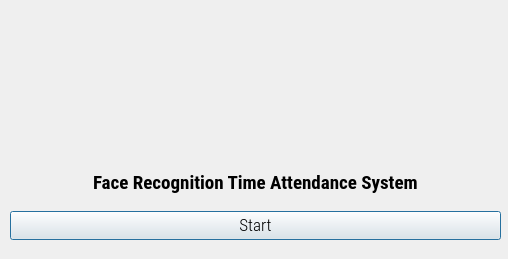
<?xml version="1.0" encoding="UTF-8"?>
<ui version="4.0">
 <class>Dialog</class>
 <widget class="QDialog" name="Dialog">
  <property name="geometry">
   <rect>
    <x>0</x>
    <y>0</y>
    <width>508</width>
    <height>259</height>
   </rect>
  </property>
  <property name="minimumSize">
   <size>
    <width>508</width>
    <height>259</height>
   </size>
  </property>
  <property name="maximumSize">
   <size>
    <width>508</width>
    <height>259</height>
   </size>
  </property>
  <property name="windowTitle">
   <string>Face Recognition Time Attendance System</string>
  </property>
  <property name="windowIcon">
   <iconset resource="resource.qrc">
    <normaloff>icon.png</normaloff>icon.png</iconset>
  </property>
  <widget class="QLabel" name="logolabel">
   <property name="geometry">
    <rect>
     <x>0</x>
     <y>0</y>
     <width>500</width>
     <height>133</height>
    </rect>
   </property>
   <property name="text">
    <string/>
   </property>
   <property name="pixmap">
    <pixmap resource="resource.qrc">logo.png</pixmap>
   </property>
  </widget>
  <widget class="QWidget" name="verticalLayoutWidget">
   <property name="geometry">
    <rect>
     <x>10</x>
     <y>160</y>
     <width>491</width>
     <height>80</height>
    </rect>
   </property>
   <layout class="QVBoxLayout" name="verticalLayout">
    <item>
     <layout class="QHBoxLayout" name="horizontalLayout">
      <item alignment="Qt::AlignHCenter">
       <widget class="QLabel" name="filelabel">
        <property name="font">
         <font>
          <family>Roboto Condensed</family>
          <pointsize>14</pointsize>
          <weight>75</weight>
          <bold>true</bold>
         </font>
        </property>
        <property name="text">
         <string>Face Recognition Time Attendance System</string>
        </property>
       </widget>
      </item>
     </layout>
    </item>
    <item>
     <widget class="QPushButton" name="runButton">
      <property name="font">
       <font>
        <family>Roboto Condensed Light</family>
        <pointsize>13</pointsize>
       </font>
      </property>
      <property name="text">
       <string>Start</string>
      </property>
     </widget>
    </item>
   </layout>
  </widget>
 </widget>
 <resources>
  <include location="resource.qrc"/>
 </resources>
 <connections/>
</ui>
